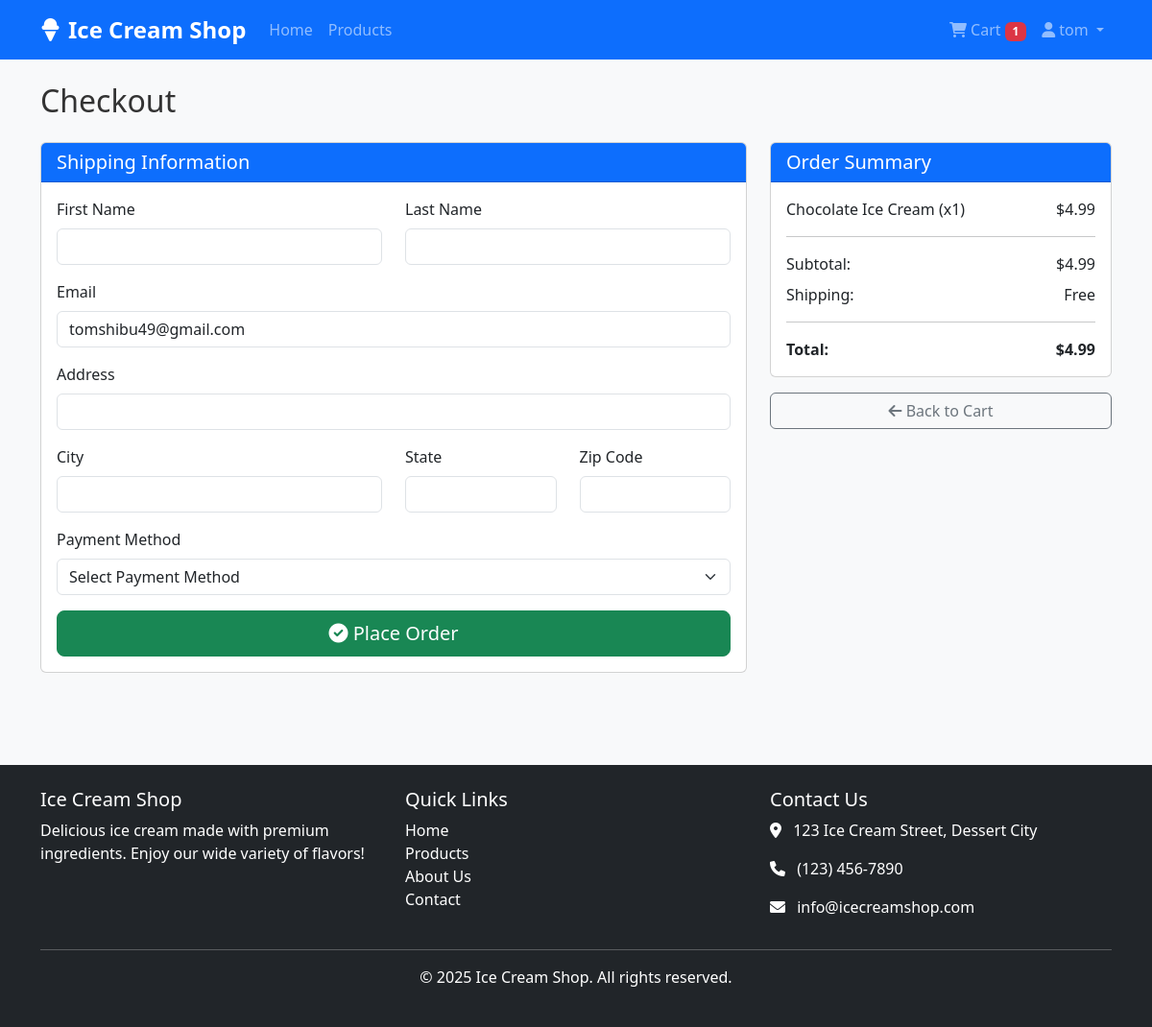
/checkout.php (signed in), run on the app's committed database.
### tables this page shows
CREATE TABLE `users` (
  `id` int(11) NOT NULL,
  `username` varchar(100) NOT NULL,
  `password` varchar(255) NOT NULL,
  `email` varchar(100) NOT NULL,
  `first_name` varchar(50) NOT NULL,
  `last_name` varchar(50) NOT NULL,
  `role` enum('admin','customer') DEFAULT 'customer',
  `status` enum('active','inactive') DEFAULT 'active',
  `created_at` timestamp NOT NULL DEFAULT current_timestamp(),
  `updated_at` timestamp NULL DEFAULT NULL
);

CREATE TABLE `cart` (
  `id` int(11) NOT NULL,
  `user_id` int(11) NOT NULL,
  `product_id` int(11) NOT NULL,
  `quantity` int(11) NOT NULL DEFAULT 1,
  `created_at` timestamp NOT NULL DEFAULT current_timestamp()
);

CREATE TABLE `products` (
  `id` int(11) NOT NULL,
  `name` varchar(100) NOT NULL,
  `description` text DEFAULT NULL,
  `price` decimal(10,2) NOT NULL,
  `image` varchar(255) DEFAULT NULL,
  `category` varchar(50) DEFAULT NULL,
  `stock` int(11) NOT NULL DEFAULT 0,
  `created_at` timestamp NOT NULL DEFAULT current_timestamp()
);

### models/User.php (called while the page is built, shortened)
<?php
class User {
    private $conn;
    private $table_name = "users";
    public $id;
    public function __construct($db) {
        $this->conn = $db;
    }
    public function readOne() {
        $query = "SELECT * FROM " . $this->table_name . " WHERE id = ?";
        $stmt = $this->conn->prepare($query);
        $stmt->bindParam(1, $this->id);
        $stmt->execute();
        $row = $stmt->fetch(PDO::FETCH_ASSOC);
        $this->email = $row['email'];
        $this->first_name = $row['first_name'];
        $this->last_name = $row['last_name'];
    }
}
?>

### models/Cart.php (called while the page is built, shortened)
<?php
class Cart {
    private $conn;
    private $table_name = "cart";
    public $user_id;
    public function __construct($db) {
        $this->conn = $db;
    }
    public function getUserCart() {
        $query = "SELECT c.id, c.product_id, c.quantity, p.name, p.price, p.image, p.stock
                FROM " . $this->table_name . " c
                LEFT JOIN products p ON c.product_id = p.id
                WHERE c.user_id = ?
                ORDER BY c.created_at DESC";
        $stmt = $this->conn->prepare($query);
        $this->user_id = htmlspecialchars(strip_tags($this->user_id));
        $stmt->bindParam(1, $this->user_id);
        $stmt->execute();
        return $stmt;
    }
    public function getCartTotal() {
        $query = "SELECT SUM(p.price * c.quantity) as total
                FROM " . $this->table_name . " c
                LEFT JOIN products p ON c.product_id = p.id
                WHERE c.user_id = ?";
        $stmt = $this->conn->prepare($query);
        $this->user_id = htmlspecialchars(strip_tags($this->user_id));
        $stmt->bindParam(1, $this->user_id);
        $stmt->execute();
        $row = $stmt->fetch(PDO::FETCH_ASSOC);
        return $row['total'];
    }
    public function countItems() {
        $query = "SELECT COUNT(*) as count FROM " . $this->table_name . " WHERE user_id = ?";
        $stmt = $this->conn->prepare($query);
        $this->user_id = htmlspecialchars(strip_tags($this->user_id));
        $stmt->bindParam(1, $this->user_id);
        $stmt->execute();
        $row = $stmt->fetch(PDO::FETCH_ASSOC);
        return $row['count'];
    }
}
?>

### utils/Session.php (called while the page is built, shortened)
<?php
class Session {
    public static function get($key) {
        return isset($_SESSION[$key]) ? $_SESSION[$key] : null;
    }
    public static function getUserId() {
        return self::get('user_id');
    }
}
?>

### checkout.php (the view, shortened to what this page needs)
<?php
require_once 'models/Cart.php';
require_once 'models/Order.php';
require_once 'models/User.php';
require_once 'utils/Session.php';
$database = new Database();
$db = $database->getConnection();
$cart = new Cart($db);
$user = new User($db);
$user_id = Session::getUserId();
$cart->user_id = $user_id;
$user->id = $user_id;
$user->readOne();
$stmt = $cart->getUserCart();
$cart_items = [];
while ($row = $stmt->fetch(PDO::FETCH_ASSOC)) {
    $cart_items[] = $row;
}
$cart_total = $cart->getCartTotal();
require_once 'includes/header.php';
?>
<h2 class="mb-4">Checkout</h2>
<div class="row">
    <div class="col-md-8">
        <div class="card mb-4">
            <div class="card-header bg-primary text-white">
                <h5 class="mb-0">Shipping Information</h5>
            </div>
            <div class="card-body">
                <form action="" method="post">
                    <div class="row mb-3">
                        <div class="col-md-6">
                            <label for="first_name" class="form-label">First Name</label>
                            <input type="text" class="form-control" id="first_name" name="first_name" value="<?php echo $user->first_name; ?>" required>
                        </div>
                        <div class="col-md-6">
                            <label for="last_name" class="form-label">Last Name</label>
                            <input type="text" class="form-control" id="last_name" name="last_name" value="<?php echo $user->last_name; ?>" required>
                        </div>
                    </div>
                    <div class="mb-3">
                        <label for="email" class="form-label">Email</label>
                        <input type="email" class="form-control" id="email" name="email" value="<?php echo $user->email; ?>" required>
                    </div>
                    <div class="mb-3">
                        <label for="address" class="form-label">Address</label>
                        <input type="text" class="form-control" id="address" name="address" required>
                    </div>
                    <div class="row mb-3">
                        <div class="col-md-6">
                            <label for="city" class="form-label">City</label>
                            <input type="text" class="form-control" id="city" name="city" required>
                        </div>
                        <div class="col-md-3">
                            <label for="state" class="form-label">State</label>
                            <input type="text" class="form-control" id="state" name="state" required>
                        </div>
                        <div class="col-md-3">
                            <label for="zip_code" class="form-label">Zip Code</label>
                            <input type="text" class="form-control" id="zip_code" name="zip_code" required>
                        </div>
                    </div>
                    <div class="mb-3">
                        <label for="payment_method" class="form-label">Payment Method</label>
                        <select class="form-select" id="payment_method" name="payment_method" required>
                            <option value="">Select Payment Method</option>
                        </select>
                    </div>
                    <div class="d-grid gap-2">
                        <button type="submit" name="place_order" id="place_order_btn" class="btn btn-success btn-lg">
                            <i class="fas fa-check-circle"></i> Place Order
                        </button>
                    </div>
                </form>
            </div>
        </div>
    </div>
    <div class="col-md-4">
        <div class="card">
            <div class="card-header bg-primary text-white">
                <h5 class="mb-0">Order Summary</h5>
            </div>
            <div class="card-body">
                <?php foreach ($cart_items as $item): ?>
                <div class="d-flex justify-content-between mb-2">
                    <span><?php echo $item['name']; ?> (x<?php echo $item['quantity']; ?>)</span>
                    <span>$<?php echo number_format($item['price'] * $item['quantity'], 2); ?></span>
                </div>
                <?php endforeach; ?>
                <hr>
                <div class="d-flex justify-content-between mb-2">
                    <span>Subtotal:</span>
                    <span>$<?php echo number_format($cart_total, 2); ?></span>
                </div>
                <div class="d-flex justify-content-between mb-2">
                    <span>Shipping:</span>
                    <span>Free</span>
                </div>
                <hr>
                <div class="d-flex justify-content-between fw-bold">
                    <span>Total:</span>
                    <span>$<?php echo number_format($cart_total, 2); ?></span>
                </div>
            </div>
        </div>
        <div class="mt-3">
            <a href="cart.php" class="btn btn-outline-secondary w-100">
                <i class="fas fa-arrow-left"></i> Back to Cart
            </a>
        </div>
    </div>
</div>
<?php require_once 'includes/footer.php'; ?>

### assets/css/style.css (style rules this page uses)
body { font-family: 'Segoe UI', Tahoma, Geneva, Verdana, sans-serif; background-color: #f8f9fa; color: #333; }

### data on the page
users: email "tomshibu49@gmail.com"
cart: product.name "Chocolate Ice Cream", quantity "1", $item['price']*$item['quantity'] "4.99"

### other printed values
$cart_count "1"
Session::getUsername() "tom"
$cart_total "4.99"
